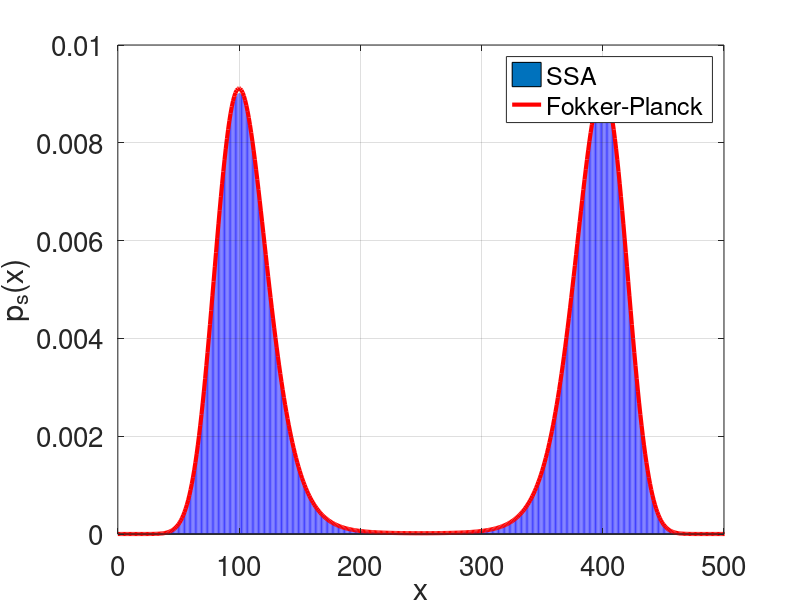

The MATLAB script that drew this image:
function Figure3_2b

k1=0.001;
k2=0.75;
k3=165;
k4=10000;
k5=200;

ps=zeros(601,1);
xg=0:600;
ps=exp((-3*k1*xg.*xg.*xg.*xg+4*k2*xg.*xg.*xg-6*k3*xg.*xg+12*k4*xg)/(6*k5*k5));
ps=ps/sum(ps);

data_Figure3_2b = load('data_Figure3_2b.dat');

figure(2);
h1=bar([700],[0]);
hold on;
stem([1:600],data_Figure3_2b,'y','Markersize',0.05,'Color',[0.25 0.25 1]);
h2=plot(xg,ps,'r','Linewidth',3);
xlabel('x');
ylabel('p_s(x)');
h3=legend([h1,h2],'SSA','Fokker-Planck');
set(gca,'XTick',[0 100 200 300 400 500]);
axis([0 500 0 0.01]);
set(gca,'Fontsize',20);
grid on;

dx=0.5;
psfun = @(x)exp((-3*k1*x.*x.*x.*x+4*k2*x.*x.*x-6*k3*x.*x+12*k4*x)/(6*k5*k5));
overlinetau=0;
for ii=100.5:0.5:249.5
    xv=ii;
    integral=quad(psfun,10,xv);
    overlinetau=overlinetau+dx*(2/(k5*k5))*(exp(-(-3*k1*xv*xv*xv*xv+4*k2*xv*xv*xv-6*k3*xv*xv+12*k4*xv)/(6*k5*k5)))*integral;
end
    xv=100;
    integral=quad(psfun,10,xv);
    overlinetau=overlinetau+(dx/2)*(2/(k5*k5))*(exp(-(-3*k1*xv*xv*xv*xv+4*k2*xv*xv*xv-6*k3*xv*xv+12*k4*xv)/(6*k5*k5)))*integral;
    xv=250;
    integral=quad(psfun,10,xv);
    overlinetau=overlinetau+(dx/2)*(2/(k5*k5))*(exp(-(-3*k1*xv*xv*xv*xv+4*k2*xv*xv*xv-6*k3*xv*xv+12*k4*xv)/(6*k5*k5)))*integral;

disp(['Switching Time:',num2str(overlinetau)]);
